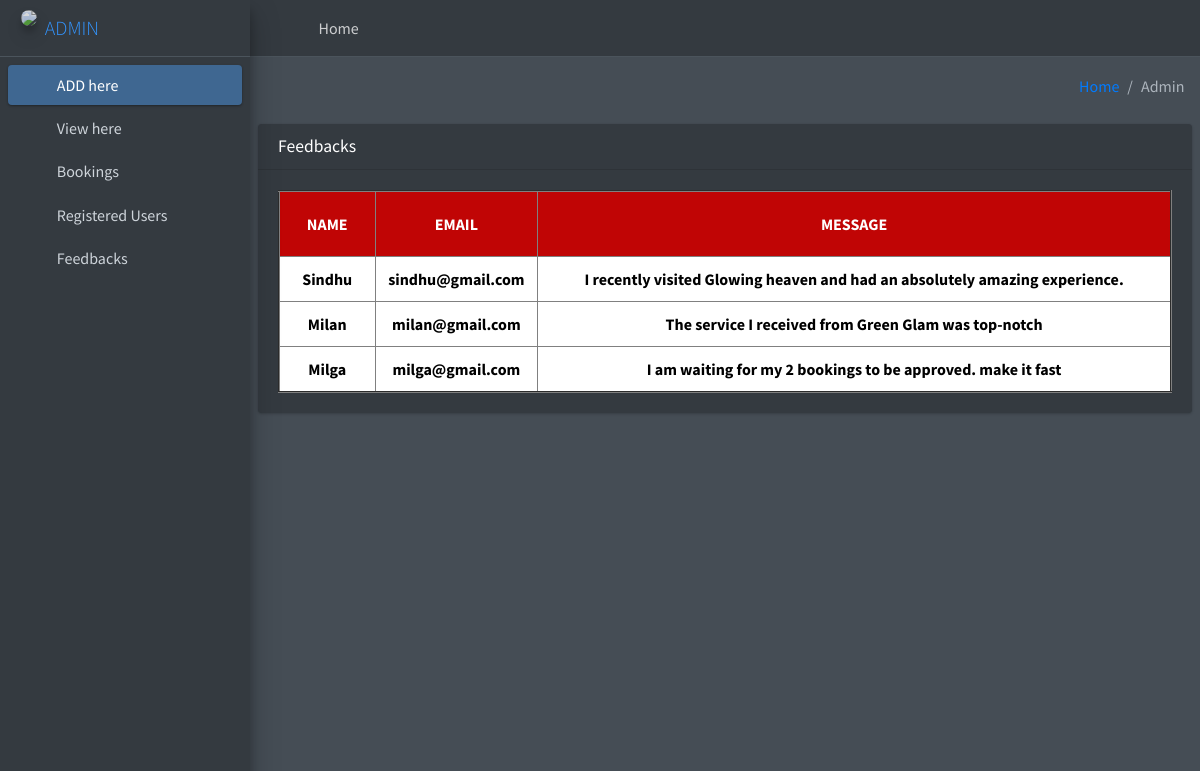
The page /contacttable on the database its author committed.
### bookingapp/models.py (models this page shows)
class Contact(models.Model):
    name=models.CharField(max_length=60)
    email=models.EmailField()
    message=models.CharField(max_length=150)

### adminapp/views.py (the view)
# urls.py: path('contacttable',views.contacttable,name='contacttable'),
def contacttable(request):
    data=Contact.objects.all()
    return render(request,'contacttable.html',{'data':data})

### adminapp/templates/contacttable.html
{% extends 'adminindex.html' %}
{% block content %}
<section class="content">
    <div class="card">
      <div class="card-header">
        <h3 class="card-title">Feedbacks</h3>
      </div>
      <div class="card-body">
        <table border="2px" style="padding: 20px;text-align: center;width: 100%;background-color: white;">
          <tr style="color: white;background-color: rgb(192, 5, 5);">
                <th style="padding: 20px;">NAME</th>
                <th>EMAIL</th>
                <th>MESSAGE</th>
            </tr>
            {% for i in data %}
            <tr style="padding: 20px;color: black;">
                <td style="padding: 10px;"><b>{{i.name}}</b></td>
                <td><b>{{i.email}}</b></td>
                <td><b>{{i.message}}</b></td>
            </tr>
            {% endfor %}
        </table>
      </div>
    </div>
  </section>
  {% endblock %}

### rows shown on the page
Contact: name "Sindhu", email "sindhu@gmail.com", message "I recently visited Glowing heaven and had an absolutely amazing experience."
Contact: name "Milan", email "milan@gmail.com", message "The service I received from Green Glam was top-notch"
Contact: name "Milga", email "milga@gmail.com", message "I am waiting for my 2 bookings to be approved. make it fast"
